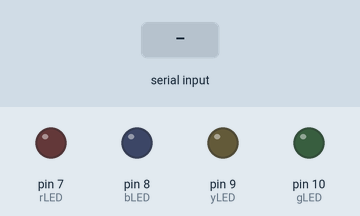
This sketch was run on a simulated Arduino Uno, built with avr-gcc and run on an emulated ATmega328P. Shown: output pins drawn as LEDs (lit = HIGH). Inputs (shaded band) come from the test bench. What the sketch prints to the serial monitor is not drawn.

Above: at 2.8 s.
2.9 s: "A" received over the second serial link
At 3.4 s:
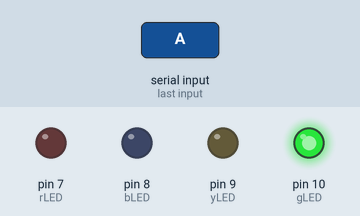
5.5 s: "B" received over the second serial link
At 6.8 s:
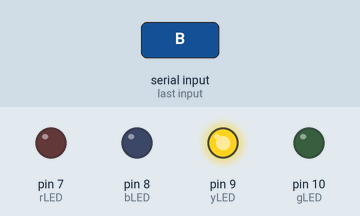
8.5 s: "C" received over the second serial link
At 9.8 s:
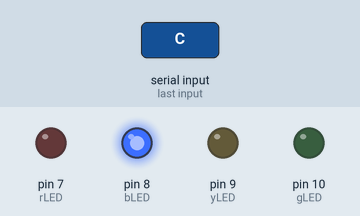
11.5 s: "D" received over the second serial link
At 12.6 s:
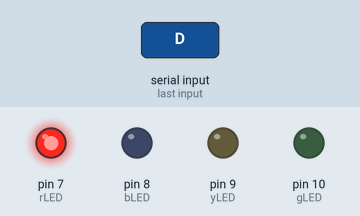
Timing chart, 0 to 14.5 s (numbered marks = the images above; inputs shaded):
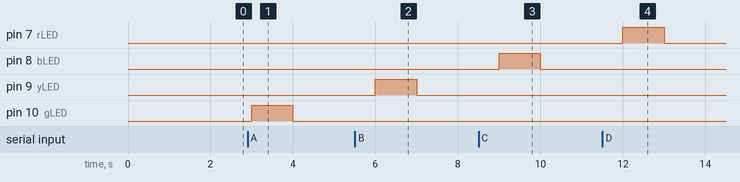

The sketch:

bluetooth-test.ino
```cpp
#include <SoftwareSerial.h>

const int RxD = 2;
const int TxD = 3;
const int gLED = 10;
const int yLED = 9;
const int bLED = 8;
const int rLED = 7;
char stuff;

SoftwareSerial mySerial(RxD,TxD);

void setup() {
  // put your setup code here, to run once:
  pinMode(RxD, INPUT);
  pinMode(TxD, OUTPUT);
  pinMode(gLED, OUTPUT);
  pinMode(yLED, OUTPUT);
  pinMode(bLED, OUTPUT);
  pinMode(rLED, OUTPUT);

  mySerial.begin(9600);
  Serial.begin(9600);
}

void loop() {

  if(mySerial.available())
  {
     stuff = mySerial.read();
     Serial.print(stuff);
     if(stuff == 'A'){
      digitalWrite(gLED,HIGH);
     }
     if(stuff == 'B'){
      digitalWrite(yLED,HIGH);
     }
     if(stuff == 'C'){
      digitalWrite(bLED,HIGH);
     }
     if(stuff == 'D'){
      digitalWrite(rLED,HIGH);
     }
  }
  delay(1000);
  digitalWrite(gLED,LOW);
  digitalWrite(yLED,LOW);
  digitalWrite(bLED,LOW);
  digitalWrite(rLED,LOW);
}
```

Measured:
- after the input at 2.9 s, pin 10 (gLED): LOW → HIGH after 0.10 s, → LOW 1.0 s later
- after the input at 5.5 s, pin 9 (yLED): LOW → HIGH after 0.50 s, → LOW 1.0 s later
- after the input at 8.5 s, pin 8 (bLED): LOW → HIGH after 0.50 s, → LOW 1.0 s later
- after the input at 11.5 s, pin 7 (rLED): LOW → HIGH after 0.50 s, → LOW 1.0 s later
